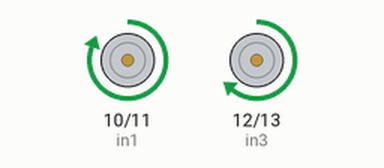
Bench run of a sketch on a simulated Arduino Uno, built with avr-gcc and run on an emulated ATmega328P. Parts: motor-driver pin pairs drawn as motors (green arrow = first pin HIGH = forward, orange = second pin HIGH = backward, longer = more drive, scaled by the enable pin).

Above: at 1.5 s.
At 4.5 s:
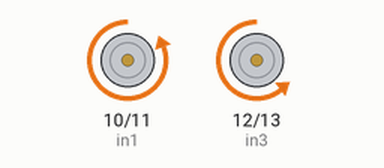
Timing chart, 0 to 7.8 s (numbered marks = the images above):
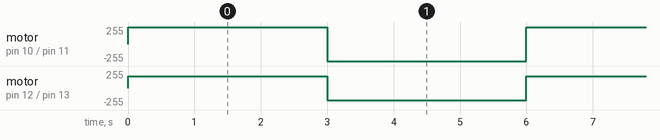

Measured:
- by itself, motor on pin 10 (in1) / pin 11 (in2): alternates forward 255/255 for 3.0 s and backward 255/255 for 3.0 s
- by itself, motor on pin 12 (in3) / pin 13 (in4): alternates forward 180/255 for 3.0 s and backward 180/255 for 3.0 s

The sketch:

Robo_Forward_Backward.ino
```cpp
#define enA 7 // Enable1 L298 Pin enA
#define in1 10 // Motor1  L298 Pin in1
#define in2 11 // Motor1  L298 Pin in1
#define in3 12 // Motor2  L298 Pin in1
#define in4 13 // Motor2  L298 Pin in1
#define enB 6 // Enable2 L298 Pin enB

void setup() {
  // put your setup code here, to run once
  pinMode(enA, OUTPUT); // declare as output for L298 Pin enA
  pinMode(in1, OUTPUT); // declare as output for L298 Pin in1
  pinMode(in2, OUTPUT); // declare as output for L298 Pin in2
  pinMode(in3, OUTPUT); // declare as output for L298 Pin in3
  pinMode(in4, OUTPUT); // declare as output for L298 Pin in4
  pinMode(enB, OUTPUT); // declare as output for L298 Pin enB

  analogWrite(enA, 180); // Write The Duty Cycle 0 to 255 Enable Pin A for Motor1 Speed
  analogWrite(enB, 180); // Write The Duty Cycle 0 to 255 Enable Pin B for Motor2 Speed
}

void loop() {

  forward(); // Corrected function name
  delay(3000);
  backward();
  delay(3000);

}

void forward() { // Corrected function name
  digitalWrite(in1, HIGH); // Right Motor forward Pin
  digitalWrite(in2, LOW);  // Right Motor backward Pin
  digitalWrite(in3, HIGH); // Left Motor backward Pin
  digitalWrite(in4, LOW);   // Left Motor forward Pin
}

void backward() {          //turnRight
  digitalWrite(in1, LOW);  //Right Motor forword Pin
  digitalWrite(in2, HIGH);   //Right Motor backword Pin
  digitalWrite(in3, LOW);   //Left Motor backword Pin
  digitalWrite(in4, HIGH);   //Left Motor forword Pin
}
```
